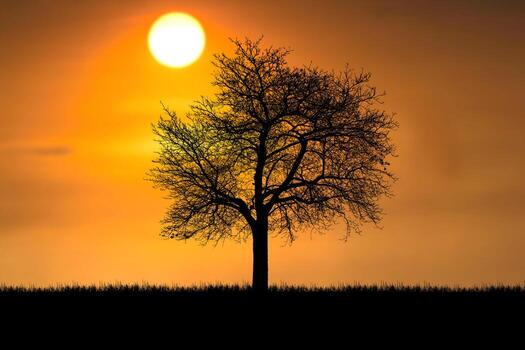
#> input picture cv/PR3/image4.jpg, 525 x 350 px
$ python 'PR3(2).py'
#> lines starting #> are read from the running program, lines starting #| are printed output that depends on the picture
import cv2
import numpy as np
from sklearn.cluster import MeanShift,estimate_bandwidth

# loading the image
image = cv2.imread("image4.jpg")
#> image is the input picture: shape (350, 525, 3); mean B, G, R 32, 90.1, 145.8
# converting BGR to RGB
image = cv2.cvtColor(image, cv2.COLOR_BGR2RGB)

#converting image  into 2D array (pixels * color channels)
pixels = image.reshape(-1,3)

#estimating automatic bandwidth
bandwidth = estimate_bandwidth(pixels,quantile=0.1,n_samples=1000)
#> bandwidth = 26.28

#meanshift clustering
ms = MeanShift(bandwidth=bandwidth,bin_seeding=True)
ms.fit(pixels)

#get labels and cluster centers
labels = ms.labels_
cluster_centers = ms.cluster_centers_
#> cluster_centers = [[1.89, 0.61, 0.646], [166.8, 97.88, 38.94], [249.4, 156.5, 49.04], [252.8, 149.9, 19.07], [254.3, 254.5, 251], [250.3, 216.3, 88.68]]

#replacing each pixels into cluster centers
segmented_pixels = cluster_centers[labels]

#reshape to original
segmented_image = segmented_pixels.reshape(image.shape).astype(np.uint8)
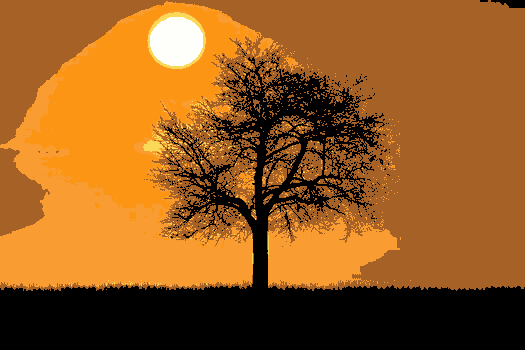
#> segmented_image: shape (350, 525, 3); mean R, G, B 148.8, 90.4, 30.7
# convert back to BGR to display
seg_image_bgr = cv2.cvtColor(segmented_image,cv2.COLOR_RGB2BGR)

cv2.imshow("Original Image",cv2.cvtColor(image,cv2.COLOR_RGB2BGR))
cv2.imshow("Segmented Image using Scikit-learn",seg_image_bgr)
cv2.waitKey(0)
cv2.destroyAllWindows()
